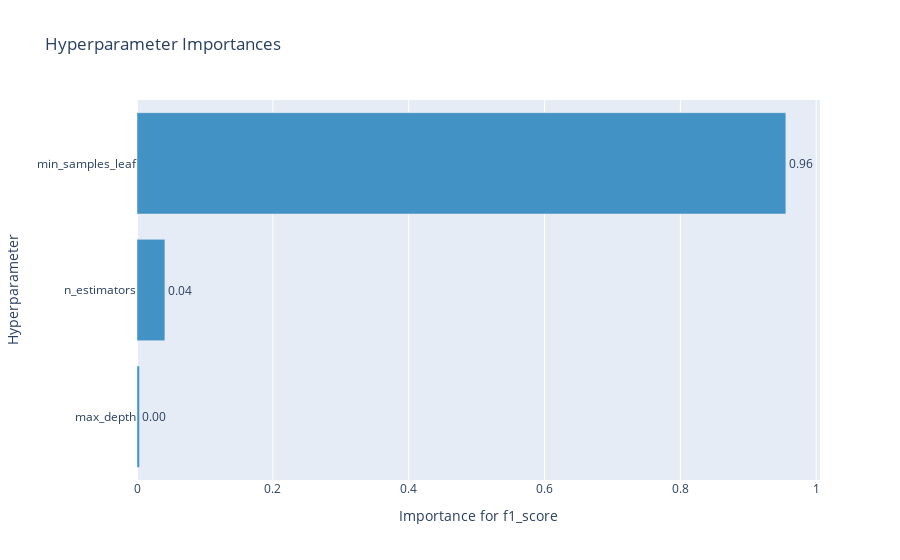

This figure's notebook cell:
### Code cell
optuna.visualization.plot_param_importances(study, target_name="f1_score")

### Figure 1 — Plotly figure (JSON) as saved in the notebook; plotly's stock layout.template omitted (floating-point values rounded to 4 significant figures)
{"data": [{"cliponaxis": false, "hovertemplate": ["max_depth (IntUniformDistribution): 0.00364984480972081<extra></extra>", "n_estimators (IntUniformDistribution): 0.04106788595210028<extra></extra>", "min_samples_leaf (IntUniformDistribution): 0.9552822692381789<extra></extra>"], "marker": {"color": "rgb(66,146,198)"}, "orientation": "h", "text": ["0.00364984480972081", "0.04106788595210028", "0.9552822692381789"], "textposition": "outside", "texttemplate": "%{text:.2f}", "type": "bar", "x": [0.00365, 0.04107, 0.9553], "y": ["max_depth", "n_estimators", "min_samples_leaf"]}], "layout": {"showlegend": false, "title": {"text": "Hyperparameter Importances"}, "xaxis": {"title": {"text": "Importance for f1_score"}}, "yaxis": {"title": {"text": "Hyperparameter"}}}}
